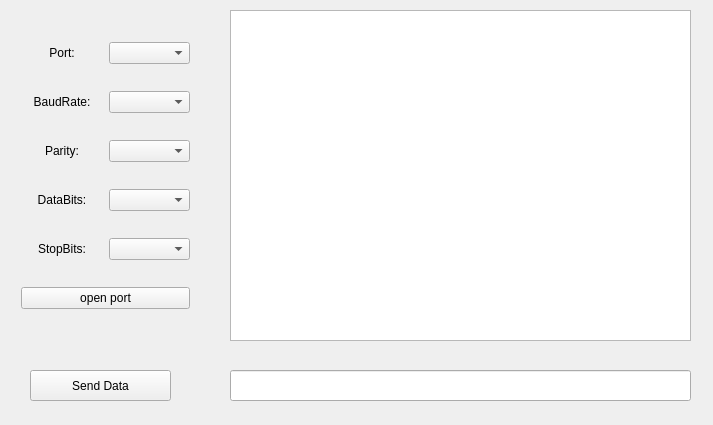
<?xml version="1.0" encoding="UTF-8"?>
<ui version="4.0">
 <class>Dialog</class>
 <widget class="QDialog" name="Dialog">
  <property name="geometry">
   <rect>
    <x>0</x>
    <y>0</y>
    <width>713</width>
    <height>425</height>
   </rect>
  </property>
  <property name="windowTitle">
   <string>Dialog</string>
  </property>
  <widget class="QWidget" name="">
   <property name="geometry">
    <rect>
     <x>10</x>
     <y>10</y>
     <width>191</width>
     <height>331</height>
    </rect>
   </property>
   <layout class="QVBoxLayout" name="verticalLayout">
    <item>
     <layout class="QHBoxLayout" name="horizontalLayout">
      <item>
       <widget class="QLabel" name="label">
        <property name="text">
         <string>Port:</string>
        </property>
        <property name="alignment">
         <set>Qt::AlignCenter</set>
        </property>
       </widget>
      </item>
      <item>
       <widget class="QComboBox" name="comboBox"/>
      </item>
     </layout>
    </item>
    <item>
     <layout class="QHBoxLayout" name="horizontalLayout_2">
      <item>
       <widget class="QLabel" name="label_2">
        <property name="text">
         <string>BaudRate:</string>
        </property>
        <property name="alignment">
         <set>Qt::AlignCenter</set>
        </property>
       </widget>
      </item>
      <item>
       <widget class="QComboBox" name="comboBox_2"/>
      </item>
     </layout>
    </item>
    <item>
     <layout class="QHBoxLayout" name="horizontalLayout_4">
      <item>
       <widget class="QLabel" name="label_4">
        <property name="text">
         <string>Parity:</string>
        </property>
        <property name="alignment">
         <set>Qt::AlignCenter</set>
        </property>
       </widget>
      </item>
      <item>
       <widget class="QComboBox" name="comboBox_4"/>
      </item>
     </layout>
    </item>
    <item>
     <layout class="QHBoxLayout" name="horizontalLayout_3">
      <item>
       <widget class="QLabel" name="label_3">
        <property name="text">
         <string>DataBits:</string>
        </property>
        <property name="alignment">
         <set>Qt::AlignCenter</set>
        </property>
       </widget>
      </item>
      <item>
       <widget class="QComboBox" name="comboBox_3"/>
      </item>
     </layout>
    </item>
    <item>
     <layout class="QHBoxLayout" name="horizontalLayout_5">
      <item>
       <widget class="QLabel" name="label_5">
        <property name="text">
         <string>StopBits:</string>
        </property>
        <property name="alignment">
         <set>Qt::AlignCenter</set>
        </property>
       </widget>
      </item>
      <item>
       <widget class="QComboBox" name="comboBox_5"/>
      </item>
     </layout>
    </item>
    <item>
     <widget class="QPushButton" name="pushButton">
      <property name="text">
       <string>open port</string>
      </property>
      <property name="checkable">
       <bool>false</bool>
      </property>
      <property name="autoDefault">
       <bool>false</bool>
      </property>
     </widget>
    </item>
   </layout>
  </widget>
  <widget class="QTextEdit" name="textEdit">
   <property name="geometry">
    <rect>
     <x>230</x>
     <y>10</y>
     <width>461</width>
     <height>331</height>
    </rect>
   </property>
  </widget>
  <widget class="QLineEdit" name="lineEdit">
   <property name="geometry">
    <rect>
     <x>230</x>
     <y>370</y>
     <width>461</width>
     <height>31</height>
    </rect>
   </property>
  </widget>
  <widget class="QPushButton" name="pushButton_2">
   <property name="geometry">
    <rect>
     <x>30</x>
     <y>370</y>
     <width>141</width>
     <height>31</height>
    </rect>
   </property>
   <property name="text">
    <string>Send Data</string>
   </property>
   <property name="autoDefault">
    <bool>false</bool>
   </property>
  </widget>
 </widget>
 <layoutdefault spacing="6" margin="11"/>
 <resources/>
 <connections/>
</ui>
